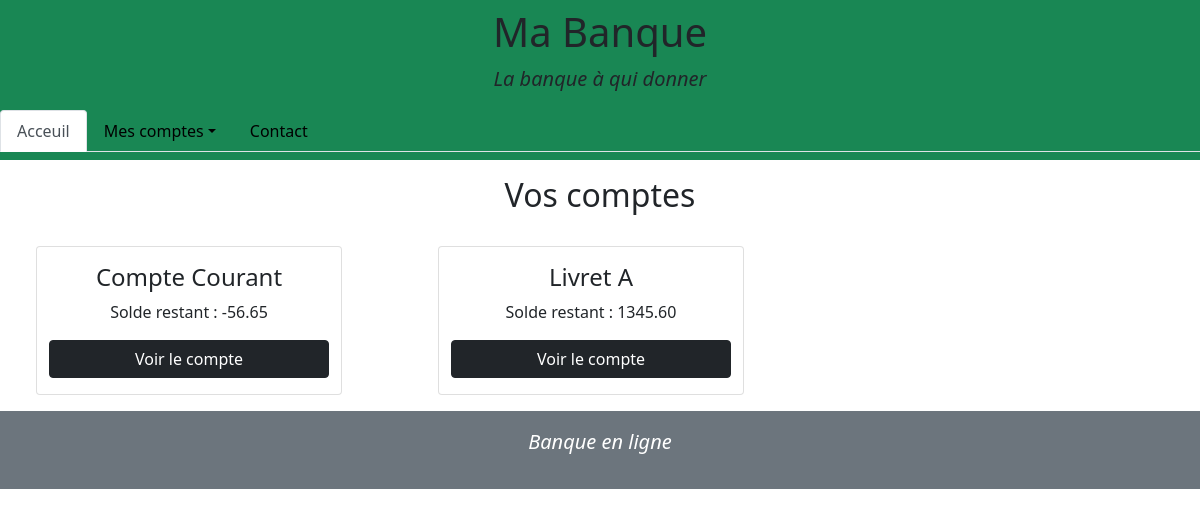
Page /index.php (signed in) on the committed database.
### tables this page shows
CREATE TABLE account (
    id INT UNSIGNED NOT NULL AUTO_INCREMENT,
    account_type VARCHAR(50) NOT NULL,
    create_date TIMESTAMP NOT NULL,
    account_number VARCHAR(11) NOT NULL,
    amount DECIMAL(10,2) NOT NULL,
    uncover_permission INT(20),
    customer_id INT UNSIGNED NOT NULL,
    PRIMARY KEY (id),
    FOREIGN KEY (customer_id) REFERENCES customer(id)
);

### model/accounts.php (called while the page is built, shortened)
<?php
function Account(PDO $db, int $id){
    $query = $db->prepare("SELECT * FROM account WHERE customer_id=:id");
    $query->execute([
    "id" => $id
    ]);
    $result = $query->fetchAll(PDO::FETCH_ASSOC);
    return $result;
}
?>

### index.php (the view, shortened to what this page needs)
<?php
    include "layout/header.php";
    require "model/connexion.php";
    require "model/accounts.php";
    $accounts= Account($db, $_SESSION["user"]["id"]);
?>
<h2 class="text-center my-3">Vos comptes</h2>
<div class="row">
    <?php foreach($accounts as $account):?>
        <div class="card col-lg-3 mx-5 my-3 py-3 text-center">
            <h4><?php echo $account["account_type"]; ?></h4>
            <p>Solde restant : <?php echo $account["amount"];?></p>
            <a class="btn btn-dark" href="singleAccount.php?id=<?php echo $account["id"]?>">Voir le compte</a>
        </div>
    <?php endforeach; ?>
</div>
<?php
    include "layout/footer.php";
?>

### rows in the picture
account: account_type "Compte Courant", amount "-56.65"
account: account_type "Livret A", amount "1345.60"
